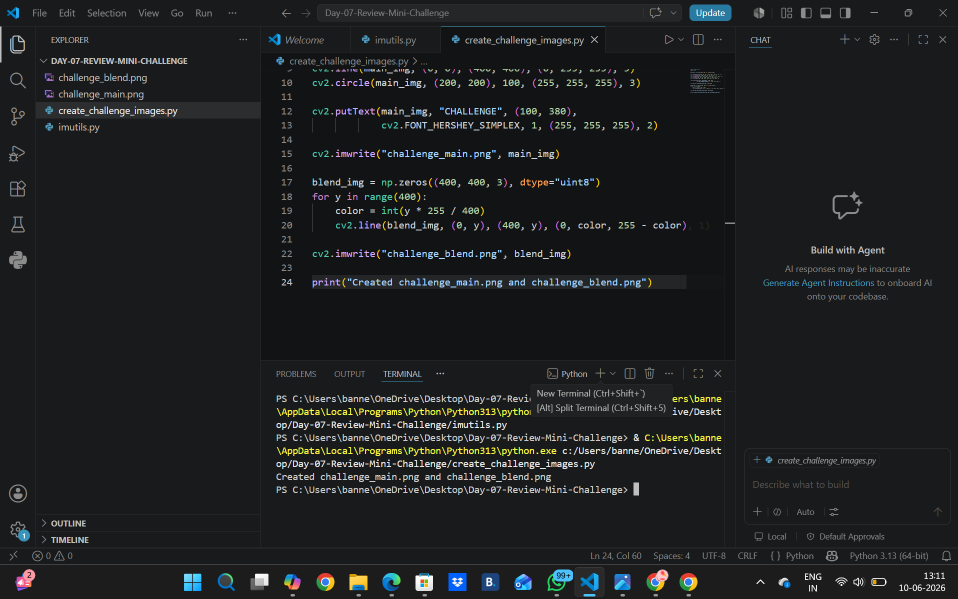
#> input picture day7a.png, 1915 x 1198 px (shown at 1/2 size)
$ python day7_mini_challenge.py --image day7a.png
#> lines starting #> are read from the running program, lines starting #| are printed output that depends on the picture; after the words box and inside, x2 and y2 are one past the last pixel; in counts of white or black regions, pixels touching at a corner belong together
from __future__ import print_function
import cv2
import numpy as np
import argparse
import imutils
import os

print("=" * 60)
print("DAY 7 MINI CHALLENGE")
print("=" * 60)

ap = argparse.ArgumentParser()
ap.add_argument("-i", "--image", required=True,
                help="Path to image")
ap.add_argument("-b", "--blend", required=False,
                help="Path to blend image")

args = vars(ap.parse_args())

image = cv2.imread(args["image"])
#> image is the input picture: shape (1198, 1915, 3); mean B, G, R 32.7, 32, 30.4

if image is None:
    print("ERROR: Could not load image")
    exit()

height, width = image.shape[:2]
#> height = 1198; width = 1915

print(f"Loaded image: {width} x {height}")
#| Loaded image: 1915 x 1198

blend_image = None

if args["blend"]:
    blend_image = cv2.imread(args["blend"])

    if blend_image is not None:
        blend_image = cv2.resize(blend_image, (width, height))

output_dir = "day7_output"

if not os.path.exists(output_dir):
    os.makedirs(output_dir)

print("Output folder created")
output_dir = "day7_output"

if not os.path.exists(output_dir):
    os.makedirs(output_dir)

print("Output folder created")

# PASTE THE NEW CODE HERE ↓↓↓

print("\n[STEP 2] Adding annotations...")

annotated = image.copy()

cv2.rectangle(annotated, (120, 120), (280, 280),
              (0, 255, 0), 3)

cv2.circle(annotated, (200, 200),
           40, (0, 0, 255), 3)
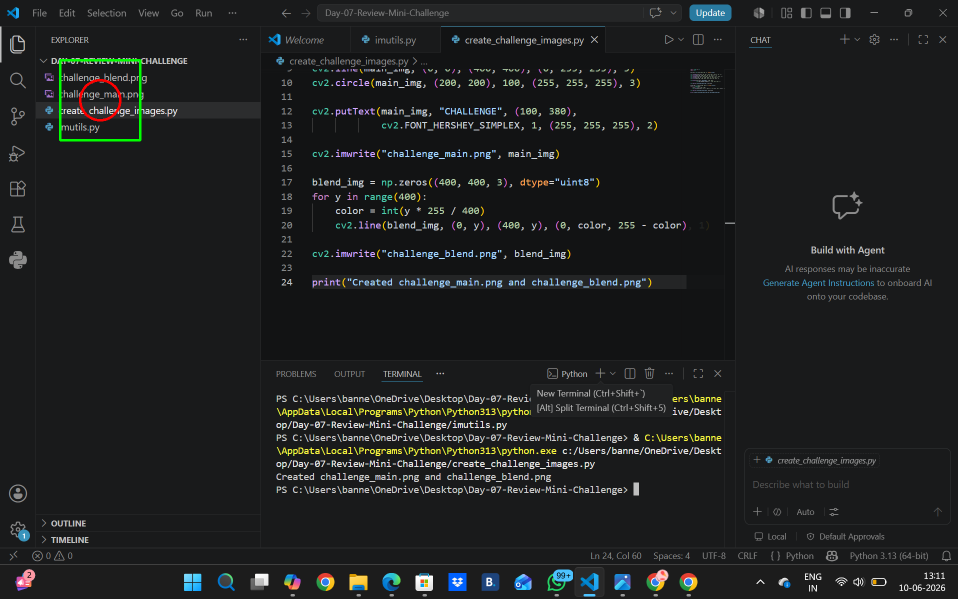
#> annotated: shape (1198, 1915, 3) (shown at 1/2 size); mean B, G, R 32.6, 32.2, 30.4

cv2.putText(annotated,
            "ROI",
            (150, 110),
            cv2.FONT_HERSHEY_SIMPLEX,
            1,
            (255, 255, 255),
            2)
#> annotated: shape (1198, 1915, 3); 0.02% of pixels changed, all inside (x1, y1, x2, y2) = (153, 88, 199, 112)

cv2.imshow("Annotated", annotated)

cv2.imwrite(
    os.path.join(output_dir, "01_annotated.png"),
    annotated
)

cv2.waitKey(0)

print("Saved: 01_annotated.png")
print("\n[STEP 3] Applying transformations...")

# Resize
resized = imutils.resize(image, width=300)
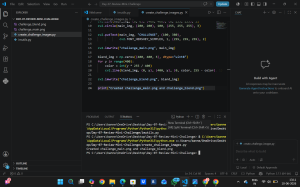
#> resized: shape (187, 300, 3); mean B, G, R 32.7, 32, 30.4

cv2.imshow("Resized", resized)
cv2.imwrite(
    os.path.join(output_dir, "02_resized.png"),
    resized
)
cv2.waitKey(0)

# Rotate
rotated = imutils.rotate(image, 15)
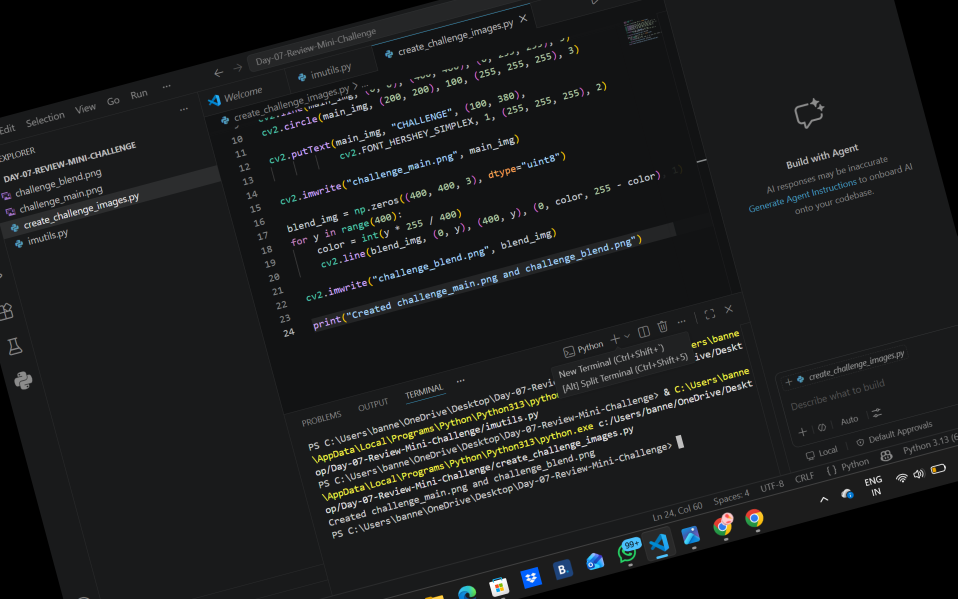
#> rotated: shape (1198, 1915, 3) (shown at 1/2 size); mean B, G, R 28.5, 27.9, 26.5

cv2.imshow("Rotated", rotated)
cv2.imwrite(
    os.path.join(output_dir, "03_rotated.png"),
    rotated
)
cv2.waitKey(0)

# Flip
#> (the run stopped early here; a loop or call above may not have finished)

$ run again, on day7c.png
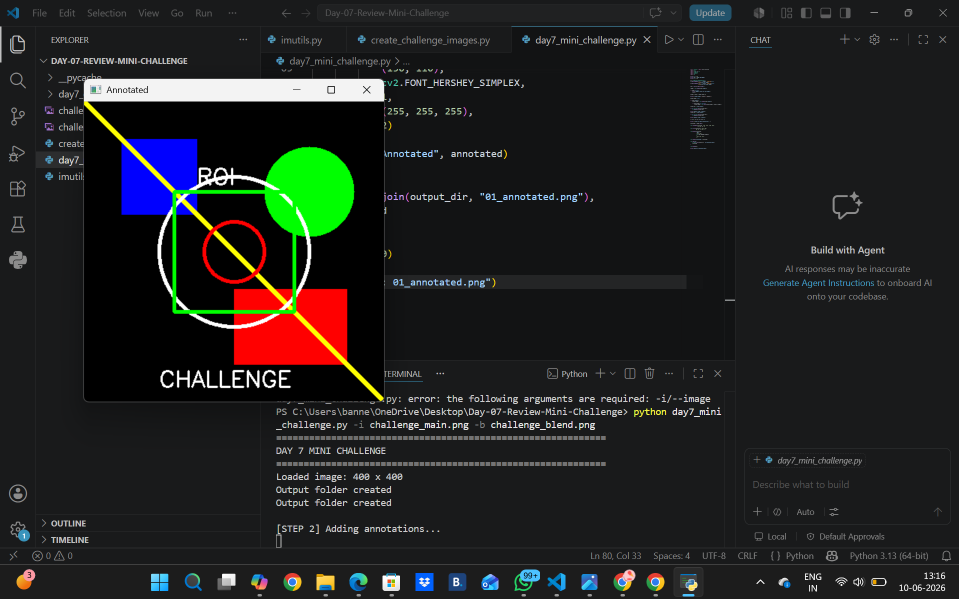
#> input picture day7c.png, 1918 x 1198 px (shown at 1/2 size)
#> image is the input picture: shape (1198, 1918, 3); mean B, G, R 32.6, 33.7, 32.7
#| Loaded image: 1918 x 1198
#> `resized = imutils.resize(image, width=300)`:
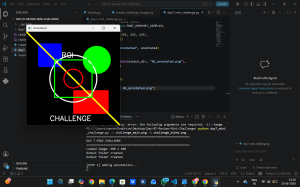
#> resized: shape (187, 300, 3); mean B, G, R 32.6, 33.7, 32.7
#> `rotated = imutils.rotate(image, 15)`:
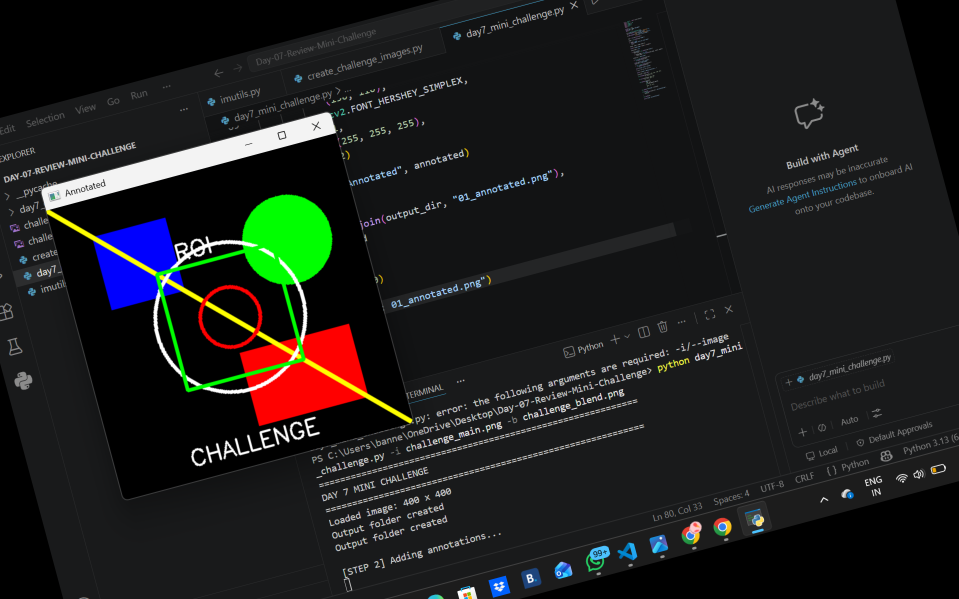
#> rotated: shape (1198, 1918, 3) (shown at 1/2 size); mean B, G, R 28.4, 29.6, 28.8
